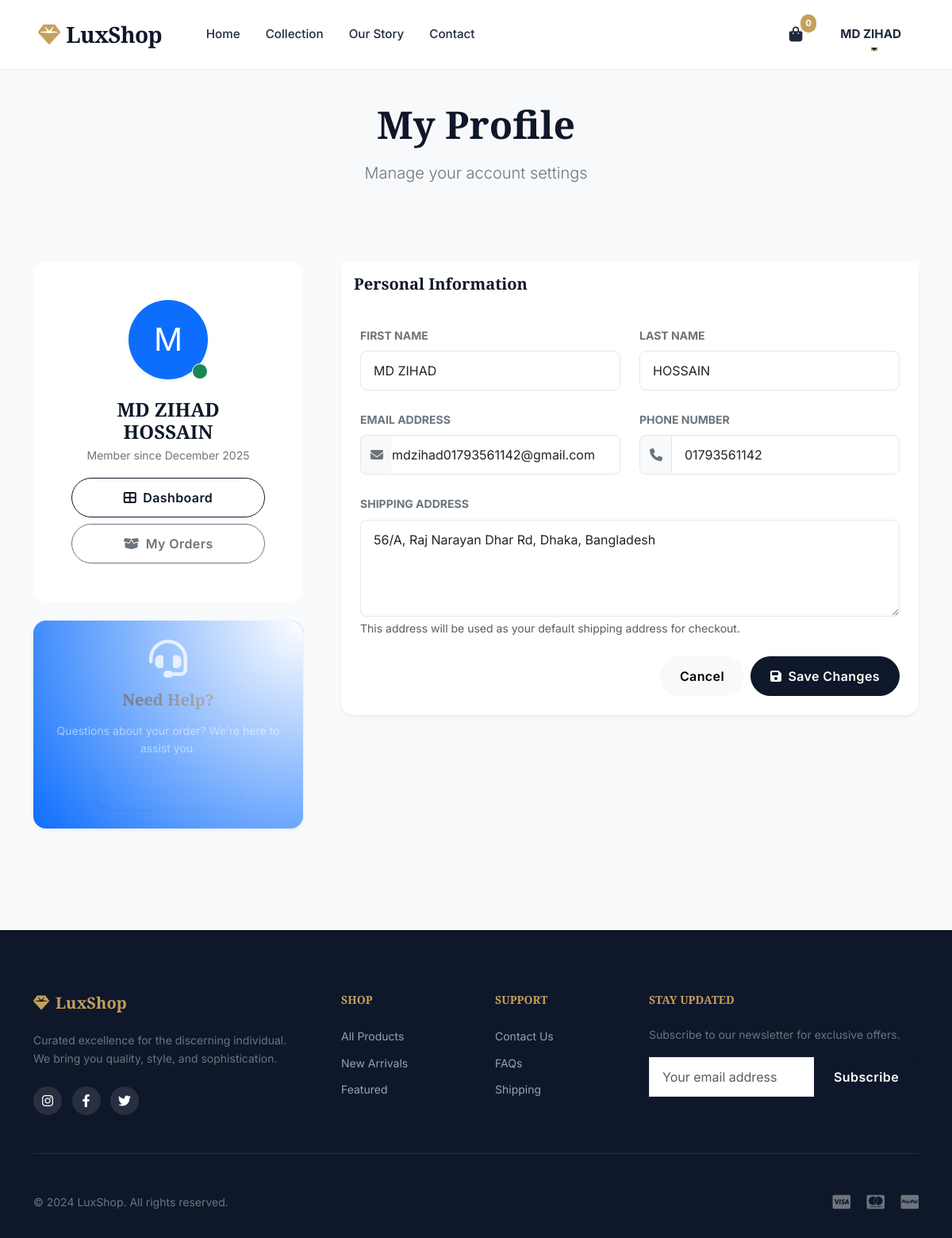
/profile/ (signed in), run on the app's committed database.
### myapp/models.py (models this page shows, shortened)
class Cart(models.Model):
    user = models.OneToOneField(User, on_delete=models.CASCADE)
    created_at = models.DateTimeField(auto_now_add=True)

class UserProfile(models.Model):
    ROLE_CHOICES = [
        ('admin', 'Admin'),
        ('customer', 'Customer'),
    ]
    user = models.OneToOneField(User, on_delete=models.CASCADE)
    role = models.CharField(max_length=10, choices=ROLE_CHOICES, default='customer')
    phone = models.CharField(max_length=15, blank=True)
    address = models.TextField(blank=True)

### myapp/views.py (the view)
# urls.py: path('profile/', views.update_profile, name='update_profile'),
@login_required
def update_profile(request):
    if request.method == 'POST':
        form = UserProfileForm(request.POST, instance=request.user.userprofile)
        if form.is_valid():
            user = request.user
            user.first_name = request.POST.get('first_name', '')
            user.last_name = request.POST.get('last_name', '')
            user.email = request.POST.get('email', '')
            user.save()
            form.save()
            messages.success(request, 'Profile updated successfully!')
            return redirect('customer_dashboard')
    else:
        form = UserProfileForm(instance=request.user.userprofile)
    return render(request, 'customer/profile.html', {'form': form})

### myapp/templates/customer/profile.html (shortened to what this page needs)
{% extends 'base.html' %}
{% load static %}
{% block content %}
<div class="bg-light py-5 mb-5">
    <div class="container text-center">
        <h1 class="display-5 fw-bold mb-3 fade-in">My Profile</h1>
        <p class="lead text-secondary mb-0 fade-in" style="animation-delay: 0.1s;">Manage your account settings</p>
    </div>
</div>
<div class="container pb-5">
    <div class="row g-5">
        <div class="col-lg-4">
            <div class="card border-0 shadow-premium rounded-4 overflow-hidden mb-4 text-center">
                <div class="card-body p-5">
                    <div class="mb-4 position-relative d-inline-block">
                        <div class="avatar-circle bg-primary text-white d-flex align-items-center justify-content-center mx-auto shadow-sm"
                            style="width: 100px; height: 100px; font-size: 2.5rem; border-radius: 50%;">
                            {{ user.first_name|first|default:user.username|first|upper }}
                        </div>
                        <div class="position-absolute bottom-0 end-0 bg-success border border-white rounded-circle p-2"
                            style="width: 20px; height: 20px;"></div>
                    </div>
                    <h4 class="fw-bold mb-1">{{ user.get_full_name|default:user.username }}</h4>
                    <p class="text-secondary small mb-3">Member since {{ user.date_joined|date:"F Y" }}</p>
                    <div class="d-grid gap-2">
                        <a href="{% url 'customer_dashboard' %}" class="btn btn-outline-primary rounded-pill">
                            <i class="fas fa-th-large me-2"></i>Dashboard
                        </a>
                        <a href="{% url 'order_history' %}" class="btn btn-outline-secondary rounded-pill">
                            <i class="fas fa-box-open me-2"></i>My Orders
                        </a>
                    </div>
                </div>
            </div>
            <div class="card border-0 shadow-sm rounded-4 bg-primary text-white overflow-hidden">
                <div class="card-body p-4 text-center position-relative">
                    <div class="position-absolute top-0 start-0 w-100 h-100 opacity-10"
                        style="background: radial-gradient(circle at top right, #fff, transparent);"></div>
                    <i class="fas fa-headset fa-3x mb-3 opacity-75"></i>
                    <h5 class="fw-bold">Need Help?</h5>
                    <p class="small text-white-50 mb-3">Questions about your order? We're here to assist you.</p>
                    <a href="{% url 'contact' %}"
                        class="btn btn-white text-primary rounded-pill px-4 shadow-sm fw-bold">Contact Support</a>
                </div>
            </div>
        </div>
        <div class="col-lg-8">
            <div class="card border-0 shadow-sm rounded-4">
                <div class="card-header bg-white py-3 border-bottom-0">
                    <h5 class="fw-bold mb-0">Personal Information</h5>
                </div>
                <div class="card-body p-4">
                    <form method="post" class="needs-validation" novalidate>
                        <div class="row g-4">
                            <div class="col-md-6">
                                <label for="first_name"
                                    class="form-label text-uppercase small fw-bold text-secondary">First Name</label>
                                <input type="text" class="form-control" id="first_name" name="first_name"
                                    value="{{ user.first_name }}" placeholder="Your first name">
                            </div>
                            <div class="col-md-6">
                                <label for="last_name"
                                    class="form-label text-uppercase small fw-bold text-secondary">Last Name</label>
                                <input type="text" class="form-control" id="last_name" name="last_name"
                                    value="{{ user.last_name }}" placeholder="Your last name">
                            </div>
                            <div class="col-md-6">
                                <label for="email" class="form-label text-uppercase small fw-bold text-secondary">Email
                                    Address</label>
                                <div class="input-group">
                                    <span class="input-group-text bg-light text-secondary border-end-0"><i
                                            class="fas fa-envelope"></i></span>
                                    <input type="email" class="form-control border-start-0 ps-0" id="email" name="email"
                                        value="{{ user.email }}" required placeholder="name@example.com">
                                </div>
                            </div>
                            <div class="col-md-6">
                                <label for="{{ form.phone.id_for_label }}"
                                    class="form-label text-uppercase small fw-bold text-secondary">Phone Number</label>
                                <div class="input-group">
                                    <span class="input-group-text bg-light text-secondary border-end-0"><i
                                            class="fas fa-phone"></i></span>
                                    {{ form.phone }}
                                </div>
                            </div>
                            <div class="col-12">
                                <label for="{{ form.address.id_for_label }}"
                                    class="form-label text-uppercase small fw-bold text-secondary">Shipping
                                    Address</label>
                                {{ form.address }}
                                <div class="form-text text-muted small">This address will be used as your default
                                    shipping address for checkout.</div>
                            </div>
                            <div class="col-12 mt-4 d-flex justify-content-end gap-2">
                                <a href="{% url 'customer_dashboard' %}"
                                    class="btn btn-light rounded-pill px-4">Cancel</a>
                                <button type="submit" class="btn btn-primary rounded-pill px-4 shadow-md hover-scale">
                                    <i class="fas fa-save me-2"></i>Save Changes
                                </button>
                            </div>
                        </div>
                    </form>
                </div>
            </div>
        </div>
    </div>
</div>
{% endblock %}

### myapp/templates/base.html (shortened to what this page needs)
<!DOCTYPE html>
<html lang="en">
<head>
    {% load static %}
    <link href="https://cdn.jsdelivr.net/npm/bootstrap@5.3.0/dist/css/bootstrap.min.css" rel="stylesheet">
    <link rel="stylesheet" href="https://cdnjs.cloudflare.com/ajax/libs/font-awesome/6.4.0/css/all.min.css">
    <link rel="stylesheet" href="{% static 'css/style.css' %}?v=2">
</head>
<body>
    <nav class="navbar navbar-expand-lg fixed-top">
        <div class="container-fluid px-4 px-lg-5">
            <a class="navbar-brand" href="{% url 'home' %}">
                <i class="fas fa-gem me-2"></i>LuxShop
            </a>
            <div class="collapse navbar-collapse" id="navbarContent">
                <ul class="navbar-nav me-auto ms-lg-4 mb-2 mb-lg-0">
                    <li class="nav-item">
                        <a class="nav-link" href="{% url 'home' %}">Home</a>
                    </li>
                    <li class="nav-item">
                        <a class="nav-link" href="{% url 'shop' %}">Collection</a>
                    </li>
                    <li class="nav-item">
                        <a class="nav-link" href="{% url 'about' %}">Our Story</a>
                    </li>
                    <li class="nav-item">
                        <a class="nav-link" href="{% url 'contact' %}">Contact</a>
                    </li>
                </ul>
                <ul class="navbar-nav align-items-center gap-3">
                    {% if user.is_authenticated %}
                    <li class="nav-item">
                        <a class="nav-link btn-cart text-dark" href="{% url 'view_cart' %}">
                            <span class="cart-count">
                                {{ user.cart.cartitem_set.count|default:0 }}
                            </span>
                        </a>
                    </li>
                    <li class="nav-item dropdown">
                        <a class="nav-link dropdown-toggle fw-bold text-dark" href="#" role="button"
                            data-bs-toggle="dropdown">
                            {{ user.first_name|default:user.username }}
                        </a>
                    </li>
                    {% endif %}
                </ul>
            </div>
        </div>
    </nav>
    <div class="navbar-spacer"></div>
    <main class="min-vh-100">
        {% block content %}{% endblock %}
    </main>
    <footer>
        <div class="container">
            <div class="row g-5">
                <div class="col-lg-4 col-md-6">
                    <h5 class="fw-bold"><i class="fas fa-gem me-2"></i>LuxShop</h5>
                    <p class="text-secondary small">Curated excellence for the discerning individual. We bring you
                        quality, style, and sophistication.</p>
                    <div class="social-links mt-4">
                        <a href="#"><i class="fab fa-instagram"></i></a>
                        <a href="#"><i class="fab fa-facebook-f"></i></a>
                        <a href="#"><i class="fab fa-twitter"></i></a>
                    </div>
                </div>
                <div class="col-lg-2 col-md-3 col-6">
                    <h5 class="small text-uppercase tracking-wider">Shop</h5>
                    <ul class="list-unstyled">
                        <li class="mb-2"><a href="{% url 'shop' %}" class="small">All Products</a></li>
                        <li class="mb-2"><a href="#" class="small">New Arrivals</a></li>
                        <li class="mb-2"><a href="#" class="small">Featured</a></li>
                    </ul>
                </div>
                <div class="col-lg-2 col-md-3 col-6">
                    <h5 class="small text-uppercase tracking-wider">Support</h5>
                    <ul class="list-unstyled">
                        <li class="mb-2"><a href="{% url 'contact' %}" class="small">Contact Us</a></li>
                        <li class="mb-2"><a href="#" class="small">FAQs</a></li>
                        <li class="mb-2"><a href="#" class="small">Shipping</a></li>
                    </ul>
                </div>
                <div class="col-lg-4 col-md-12">
                    <h5 class="small text-uppercase tracking-wider">Stay Updated</h5>
                    <p class="small text-secondary">Subscribe to our newsletter for exclusive offers.</p>
                    <div class="input-group mb-3">
                        <input type="text" class="form-control" placeholder="Your email address">
                        <button class="btn btn-primary" type="button">Subscribe</button>
                    </div>
                </div>
            </div>
            <hr class="border-secondary opacity-10 my-5">
            <div class="row align-items-center">
                <div class="col-md-6 text-center text-md-start">
                    <p class="mb-0 small text-secondary">&copy; 2024 LuxShop. All rights reserved.</p>
                </div>
                <div class="col-md-6 text-center text-md-end mt-3 mt-md-0">
                    <i class="fab fa-cc-visa fa-lg text-secondary me-3"></i>
                    <i class="fab fa-cc-mastercard fa-lg text-secondary me-3"></i>
                    <i class="fab fa-cc-paypal fa-lg text-secondary"></i>
                </div>
            </div>
        </div>
    </footer>
</body>
</html>

### data on the page
UserProfile: phone "01793561142", address "56/A, Raj Narayan Dhar Rd, Dhaka, Bangladesh"

### other printed values
{{ user.cart.cartitem_set.count|default:0 }} "0"
{{ user.first_name|default:user.username }} "MD ZIHAD"
{{ user.first_name|first|default:user.username|first|upper }} "M"
{{ user.get_full_name|default:user.username }} "MD ZIHAD HOSSAIN"
{{ user.date_joined|date:"F Y" }} "December 2025"
